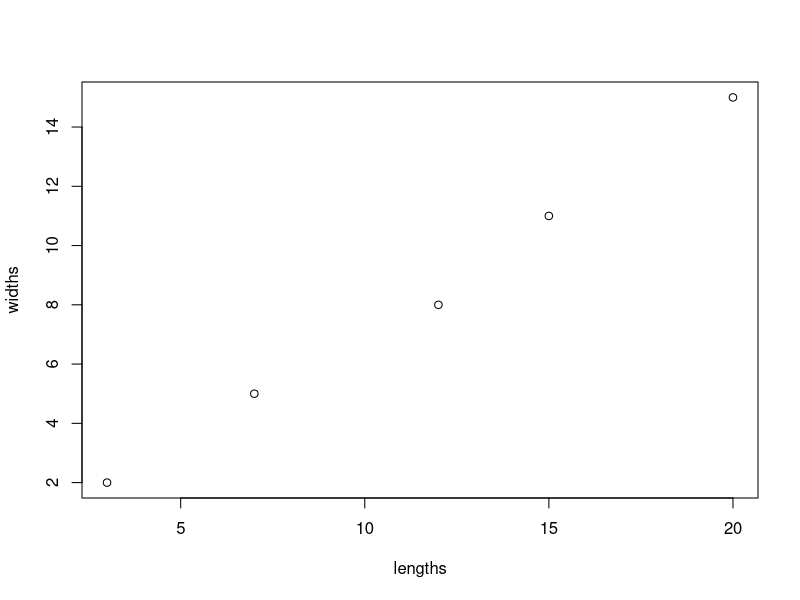
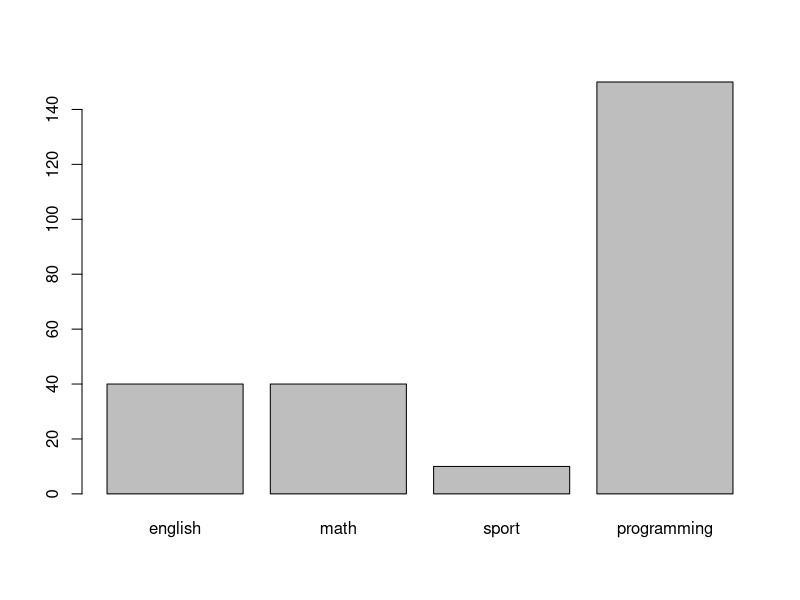

These figures' R source, in order:
11111111*11111111*1111111
lengths <- c(3,7,12,15, 20)
widths <- c(2, 5,8,11,15)
s <- lengths*widths
plot(lengths, widths)
learns <-c("english"=40,"math"=40,"sport"=10,"programming"=150)
barplot(learns)
drinks <-rnorm(5, mean = 450, sd = 4)
drinks > 455
manydrinks <- rnorm(10000, mean = 450, sd = 4)
length(manydrinks[manydrinks > 455])/length(manydrinks)
